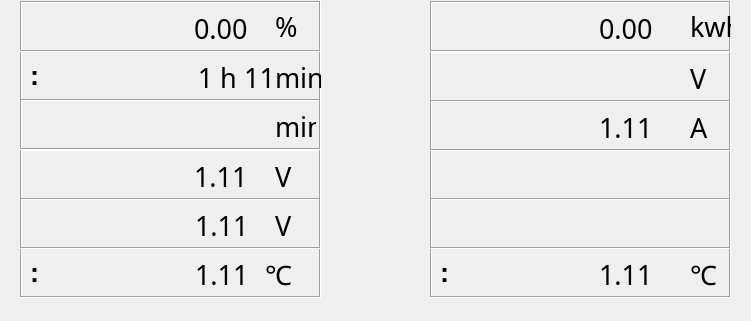
   <widget class="QFrame" name="frame_5">
    <property name="geometry">
     <rect>
      <x>26</x>
      <y>140</y>
      <width>751</width>
      <height>321</height>
     </rect>
    </property>
    <property name="font">
     <font>
      <pointsize>20</pointsize>
     </font>
    </property>
    <property name="styleSheet">
     <string notr="true">background-image: url(:/background/qrc/background/back.png);</string>
    </property>
    <property name="frameShape">
     <enum>QFrame::NoFrame</enum>
    </property>
    <property name="frameShadow">
     <enum>QFrame::Raised</enum>
    </property>
    <widget class="QFrame" name="frame_3">
     <property name="geometry">
      <rect>
       <x>430</x>
       <y>51</y>
       <width>301</width>
       <height>51</height>
      </rect>
     </property>
     <property name="sizePolicy">
      <sizepolicy hsizetype="Ignored" vsizetype="Ignored">
       <horstretch>0</horstretch>
       <verstretch>0</verstretch>
      </sizepolicy>
     </property>
     <property name="minimumSize">
      <size>
       <width>13</width>
       <height>0</height>
      </size>
     </property>
     <property name="font">
      <font>
       <pointsize>24</pointsize>
       <weight>75</weight>
       <bold>true</bold>
       <kerning>true</kerning>
      </font>
     </property>
     <property name="autoFillBackground">
      <bool>false</bool>
     </property>
     <property name="styleSheet">
      <string notr="true">background-image: url(:/background/qrc/background/back.png);
 </string>
     </property>
     <property name="frameShape">
      <enum>QFrame::Box</enum>
     </property>
     <property name="frameShadow">
      <enum>QFrame::Sunken</enum>
     </property>
     <widget class="QLabel" name="lbl_output_voltage">
      <property name="geometry">
       <rect>
        <x>169</x>
        <y>12</y>
        <width>81</width>
        <height>31</height>
       </rect>
      </property>
      <property name="font">
       <font>
        <family>Courier 10 Pitch</family>
        <pointsize>20</pointsize>
        <weight>50</weight>
        <italic>false</italic>
        <bold>false</bold>
        <kerning>true</kerning>
       </font>
      </property>
      <property name="frameShape">
       <enum>QFrame::NoFrame</enum>
      </property>
      <property name="text">
       <string/>
      </property>
     </widget>
     <widget class="QLabel" name="lbl_">
      <property name="geometry">
       <rect>
        <x>260</x>
        <y>12</y>
        <width>31</width>
        <height>31</height>
       </rect>
      </property>
      <property name="font">
       <font>
        <family>Courier 10 Pitch</family>
        <pointsize>20</pointsize>
        <weight>50</weight>
        <italic>false</italic>
        <bold>false</bold>
        <kerning>true</kerning>
       </font>
      </property>
      <property name="text">
       <string>V</string>
      </property>
     </widget>
     <widget class="QLabel" name="label_volt">
      <property name="geometry">
       <rect>
        <x>10</x>
        <y>15</y>
        <width>111</width>
        <height>21</height>
       </rect>
      </property>
      <property name="font">
       <font>
        <pointsize>20</pointsize>
        <italic>false</italic>
       </font>
      </property>
      <property name="text">
       <string/>
      </property>
     </widget>
    </widget>
    <widget class="QFrame" name="frame_9">
     <property name="geometry">
      <rect>
       <x>430</x>
       <y>1</y>
       <width>301</width>
       <height>51</height>
      </rect>
     </property>
     <property name="sizePolicy">
      <sizepolicy hsizetype="Ignored" vsizetype="Ignored">
       <horstretch>0</horstretch>
       <verstretch>0</verstretch>
      </sizepolicy>
     </property>
     <property name="minimumSize">
      <size>
       <width>13</width>
       <height>0</height>
      </size>
     </property>
     <property name="font">
      <font>
       <pointsize>24</pointsize>
       <weight>75</weight>
       <bold>true</bold>
       <kerning>true</kerning>
      </font>
     </property>
     <property name="autoFillBackground">
      <bool>false</bool>
     </property>
     <property name="styleSheet">
      <string notr="true">background-image: url(:/background/qrc/background/back.png);
 </string>
     </property>
     <property name="frameShape">
      <enum>QFrame::Box</enum>
     </property>
     <property name="frameShadow">
      <enum>QFrame::Sunken</enum>
     </property>
     <widget class="QLabel" name="lbl_caculate_energy">
      <property name="geometry">
       <rect>
        <x>169</x>
        <y>12</y>
        <width>81</width>
        <height>31</height>
       </rect>
      </property>
      <property name="font">
       <font>
        <family>Courier 10 Pitch</family>
        <pointsize>20</pointsize>
        <weight>50</weight>
        <italic>false</italic>
        <bold>false</bold>
        <kerning>true</kerning>
       </font>
      </property>
      <property name="frameShape">
       <enum>QFrame::NoFrame</enum>
      </property>
      <property name="text">
       <string>0.00</string>
      </property>
     </widget>
     <widget class="QLabel" name="lbl_caculate_energy_3">
      <property name="geometry">
       <rect>
        <x>260</x>
        <y>10</y>
        <width>51</width>
        <height>31</height>
       </rect>
      </property>
      <property name="font">
       <font>
        <family>Courier 10 Pitch</family>
        <pointsize>20</pointsize>
        <weight>50</weight>
        <italic>false</italic>
        <bold>false</bold>
        <kerning>true</kerning>
       </font>
      </property>
      <property name="text">
       <string>kwh</string>
      </property>
     </widget>
     <widget class="QLabel" name="label_energy">
      <property name="geometry">
       <rect>
        <x>10</x>
        <y>15</y>
        <width>121</width>
        <height>21</height>
       </rect>
      </property>
      <property name="font">
       <font>
        <pointsize>20</pointsize>
        <italic>false</italic>
       </font>
      </property>
      <property name="text">
       <string/>
      </property>
     </widget>
    </widget>
    <widget class="QFrame" name="frame_11">
     <property name="geometry">
      <rect>
       <x>20</x>
       <y>50</y>
       <width>301</width>
       <height>51</height>
      </rect>
     </property>
     <property name="sizePolicy">
      <sizepolicy hsizetype="Ignored" vsizetype="Ignored">
       <horstretch>0</horstretch>
       <verstretch>0</verstretch>
      </sizepolicy>
     </property>
     <property name="minimumSize">
      <size>
       <width>13</width>
       <height>0</height>
      </size>
     </property>
     <property name="font">
      <font>
       <pointsize>24</pointsize>
       <weight>75</weight>
       <bold>true</bold>
       <kerning>true</kerning>
      </font>
     </property>
     <property name="autoFillBackground">
      <bool>false</bool>
     </property>
     <property name="styleSheet">
      <string notr="true">background-image: url(:/background/qrc/background/back.png);
 </string>
     </property>
     <property name="frameShape">
      <enum>QFrame::Box</enum>
     </property>
     <property name="frameShadow">
      <enum>QFrame::Sunken</enum>
     </property>
     <widget class="QLabel" name="label_time">
      <property name="geometry">
       <rect>
        <x>10</x>
        <y>15</y>
        <width>141</width>
        <height>21</height>
       </rect>
      </property>
      <property name="font">
       <font>
        <pointsize>20</pointsize>
        <italic>false</italic>
       </font>
      </property>
      <property name="text">
       <string>:</string>
      </property>
     </widget>
     <widget class="QLabel" name="lbl_time_hour_3">
      <property name="geometry">
       <rect>
        <x>255</x>
        <y>12</y>
        <width>51</width>
        <height>31</height>
       </rect>
      </property>
      <property name="font">
       <font>
        <family>Courier 10 Pitch</family>
        <pointsize>20</pointsize>
        <weight>50</weight>
        <italic>false</italic>
        <bold>false</bold>
        <kerning>true</kerning>
       </font>
      </property>
      <property name="text">
       <string>min</string>
      </property>
     </widget>
     <widget class="QLabel" name="lbl_time_hour">
      <property name="geometry">
       <rect>
        <x>170</x>
        <y>12</y>
        <width>31</width>
        <height>31</height>
       </rect>
      </property>
      <property name="font">
       <font>
        <family>Courier 10 Pitch</family>
        <pointsize>20</pointsize>
        <weight>50</weight>
        <italic>false</italic>
        <bold>false</bold>
        <kerning>true</kerning>
       </font>
      </property>
      <property name="frameShape">
       <enum>QFrame::NoFrame</enum>
      </property>
      <property name="text">
       <string>1</string>
      </property>
      <property name="alignment">
       <set>Qt::AlignCenter</set>
      </property>
     </widget>
     <widget class="QLabel" name="lbl_time_hour_2">
      <property name="geometry">
       <rect>
        <x>200</x>
        <y>12</y>
        <width>31</width>
        <height>31</height>
       </rect>
      </property>
      <property name="font">
       <font>
        <family>Courier 10 Pitch</family>
        <pointsize>20</pointsize>
        <weight>50</weight>
        <italic>false</italic>
        <bold>false</bold>
        <kerning>true</kerning>
       </font>
      </property>
      <property name="text">
       <string>h</string>
      </property>
     </widget>
     <widget class="QLabel" name="lbl_time_min">
      <property name="geometry">
       <rect>
        <x>224</x>
        <y>12</y>
        <width>31</width>
        <height>31</height>
       </rect>
      </property>
      <property name="font">
       <font>
        <family>Courier 10 Pitch</family>
        <pointsize>20</pointsize>
        <weight>50</weight>
        <italic>false</italic>
        <bold>false</bold>
        <kerning>true</kerning>
       </font>
      </property>
      <property name="frameShape">
       <enum>QFrame::NoFrame</enum>
      </property>
      <property name="text">
       <string>11</string>
      </property>
      <property name="alignment">
       <set>Qt::AlignCenter</set>
      </property>
     </widget>
    </widget>
    <widget class="QFrame" name="frame_12">
     <property name="geometry">
      <rect>
       <x>430</x>
       <y>149</y>
       <width>301</width>
       <height>51</height>
      </rect>
     </property>
     <property name="sizePolicy">
      <sizepolicy hsizetype="Ignored" vsizetype="Ignored">
       <horstretch>0</horstretch>
       <verstretch>0</verstretch>
      </sizepolicy>
     </property>
     <property name="minimumSize">
      <size>
       <width>13</width>
       <height>0</height>
      </size>
     </property>
     <property name="font">
      <font>
       <pointsize>24</pointsize>
       <weight>75</weight>
       <bold>true</bold>
       <kerning>true</kerning>
      </font>
     </property>
     <property name="autoFillBackground">
      <bool>false</bool>
     </property>
     <property name="styleSheet">
      <string notr="true">background-image: url(:/background/qrc/background/back.png);
 </string>
     </property>
     <property name="frameShape">
      <enum>QFrame::Box</enum>
     </property>
     <property name="frameShadow">
      <enum>QFrame::Sunken</enum>
     </property>
     <widget class="QLabel" name="label_state">
      <property name="geometry">
       <rect>
        <x>10</x>
        <y>15</y>
        <width>91</width>
        <height>21</height>
       </rect>
      </property>
      <property name="font">
       <font>
        <pointsize>20</pointsize>
        <italic>false</italic>
       </font>
      </property>
      <property name="text">
       <string/>
      </property>
     </widget>
     <widget class="QLabel" name="lbl_chg_cur_stat">
      <property name="geometry">
       <rect>
        <x>170</x>
        <y>15</y>
        <width>121</width>
        <height>21</height>
       </rect>
      </property>
      <property name="font">
       <font>
        <pointsize>18</pointsize>
        <italic>false</italic>
       </font>
      </property>
      <property name="frameShape">
       <enum>QFrame::NoFrame</enum>
      </property>
      <property name="text">
       <string/>
      </property>
      <property name="alignment">
       <set>Qt::AlignLeading|Qt::AlignLeft|Qt::AlignVCenter</set>
      </property>
     </widget>
    </widget>
    <widget class="QFrame" name="frame_6">
     <property name="geometry">
      <rect>
       <x>430</x>
       <y>100</y>
       <width>301</width>
       <height>51</height>
      </rect>
     </property>
     <property name="sizePolicy">
      <sizepolicy hsizetype="Ignored" vsizetype="Ignored">
       <horstretch>0</horstretch>
       <verstretch>0</verstretch>
      </sizepolicy>
     </property>
     <property name="minimumSize">
      <size>
       <width>13</width>
       <height>0</height>
      </size>
     </property>
     <property name="font">
      <font>
       <pointsize>24</pointsize>
       <weight>75</weight>
       <bold>true</bold>
       <kerning>true</kerning>
      </font>
     </property>
     <property name="autoFillBackground">
      <bool>false</bool>
     </property>
     <property name="styleSheet">
      <string notr="true">background-image: url(:/background/qrc/background/back.png);
 </string>
     </property>
     <property name="frameShape">
      <enum>QFrame::Box</enum>
     </property>
     <property name="frameShadow">
      <enum>QFrame::Sunken</enum>
     </property>
     <widget class="QLabel" name="lbl_ouput_current">
      <property name="geometry">
       <rect>
        <x>169</x>
        <y>12</y>
        <width>81</width>
        <height>31</height>
       </rect>
      </property>
      <property name="font">
       <font>
        <family>Courier 10 Pitch</family>
        <pointsize>20</pointsize>
        <weight>50</weight>
        <italic>false</italic>
        <bold>false</bold>
        <kerning>true</kerning>
       </font>
      </property>
      <property name="frameShape">
       <enum>QFrame::NoFrame</enum>
      </property>
      <property name="text">
       <string>1.11</string>
      </property>
     </widget>
     <widget class="QLabel" name="label_card_sn_16">
      <property name="geometry">
       <rect>
        <x>260</x>
        <y>12</y>
        <width>31</width>
        <height>31</height>
       </rect>
      </property>
      <property name="font">
       <font>
        <family>Courier 10 Pitch</family>
        <pointsize>20</pointsize>
        <weight>50</weight>
        <italic>false</italic>
        <bold>false</bold>
        <kerning>true</kerning>
       </font>
      </property>
      <property name="text">
       <string>A</string>
      </property>
     </widget>
     <widget class="QLabel" name="label_current">
      <property name="geometry">
       <rect>
        <x>10</x>
        <y>15</y>
        <width>131</width>
        <height>21</height>
       </rect>
      </property>
      <property name="font">
       <font>
        <pointsize>20</pointsize>
        <italic>false</italic>
       </font>
      </property>
      <property name="text">
       <string/>
      </property>
     </widget>
    </widget>
    <widget class="QLabel" name="label_equipment">
     <property name="geometry">
      <rect>
       <x>20</x>
       <y>230</y>
       <width>141</width>
       <height>21</height>
      </rect>
     </property>
     <property name="font">
      <font>
       <pointsize>20</pointsize>
       <italic>false</italic>
      </font>
     </property>
     <property name="text">
      <string/>
     </property>
    </widget>
    <widget class="QFrame" name="frame_13">
     <property name="geometry">
      <rect>
       <x>430</x>
       <y>247</y>
       <width>301</width>
       <height>51</height>
      </rect>
     </property>
     <property name="sizePolicy">
      <sizepolicy hsizetype="Ignored" vsizetype="Ignored">
       <horstretch>0</horstretch>
       <verstretch>0</verstretch>
      </sizepolicy>
     </property>
     <property name="minimumSize">
      <size>
       <width>13</width>
       <height>0</height>
      </size>
     </property>
     <property name="font">
      <font>
       <pointsize>24</pointsize>
       <weight>75</weight>
       <bold>true</bold>
       <kerning>true</kerning>
      </font>
     </property>
     <property name="autoFillBackground">
      <bool>false</bool>
     </property>
     <property name="styleSheet">
      <string notr="true">background-image: url(:/background/qrc/background/back.png);
 </string>
     </property>
     <property name="frameShape">
      <enum>QFrame::Box</enum>
     </property>
     <property name="frameShadow">
      <enum>QFrame::Sunken</enum>
     </property>
     <widget class="QLabel" name="label_moudletemp">
      <property name="geometry">
       <rect>
        <x>10</x>
        <y>15</y>
        <width>151</width>
        <height>21</height>
       </rect>
      </property>
      <property name="font">
       <font>
        <pointsize>20</pointsize>
        <italic>false</italic>
       </font>
      </property>
      <property name="text">
       <string>:</string>
      </property>
     </widget>
     <widget class="QLabel" name="lbl_time_hour_6">
      <property name="geometry">
       <rect>
        <x>260</x>
        <y>12</y>
        <width>31</width>
        <height>31</height>
       </rect>
      </property>
      <property name="font">
       <font>
        <family>Courier 10 Pitch</family>
        <pointsize>20</pointsize>
        <weight>50</weight>
        <italic>false</italic>
        <bold>false</bold>
        <kerning>true</kerning>
       </font>
      </property>
      <property name="text">
       <string>℃</string>
      </property>
     </widget>
     <widget class="QLabel" name="lbl_h_moudle">
      <property name="geometry">
       <rect>
        <x>169</x>
        <y>12</y>
        <width>81</width>
        <height>31</height>
       </rect>
      </property>
      <property name="font">
       <font>
        <family>Courier 10 Pitch</family>
        <pointsize>20</pointsize>
        <weight>50</weight>
        <italic>false</italic>
        <bold>false</bold>
        <kerning>true</kerning>
       </font>
      </property>
      <property name="frameShape">
       <enum>QFrame::NoFrame</enum>
      </property>
      <property name="text">
       <string>1.11</string>
      </property>
     </widget>
    </widget>
    <widget class="QFrame" name="frame_7">
     <property name="geometry">
      <rect>
       <x>20</x>
       <y>149</y>
       <width>301</width>
       <height>51</height>
      </rect>
     </property>
     <property name="sizePolicy">
      <sizepolicy hsizetype="Ignored" vsizetype="Ignored">
       <horstretch>0</horstretch>
       <verstretch>0</verstretch>
      </sizepolicy>
     </property>
     <property name="minimumSize">
      <size>
       <width>13</width>
       <height>0</height>
      </size>
     </property>
     <property name="font">
      <font>
       <pointsize>24</pointsize>
       <weight>75</weight>
       <bold>true</bold>
       <kerning>true</kerning>
      </font>
     </property>
     <property name="autoFillBackground">
      <bool>false</bool>
     </property>
     <property name="styleSheet">
      <string notr="true">background-image: url(:/background/qrc/background/back.png);
 </string>
     </property>
     <property name="frameShape">
      <enum>QFrame::Box</enum>
     </property>
     <property name="frameShadow">
      <enum>QFrame::Sunken</enum>
     </property>
     <widget class="QLabel" name="lbl_h_volt">
      <property name="geometry">
       <rect>
        <x>174</x>
        <y>12</y>
        <width>81</width>
        <height>31</height>
       </rect>
      </property>
      <property name="font">
       <font>
        <family>Courier 10 Pitch</family>
        <pointsize>20</pointsize>
        <weight>50</weight>
        <italic>false</italic>
        <bold>false</bold>
        <kerning>true</kerning>
       </font>
      </property>
      <property name="frameShape">
       <enum>QFrame::NoFrame</enum>
      </property>
      <property name="text">
       <string>1.11</string>
      </property>
     </widget>
     <widget class="QLabel" name="label_card_sn_17">
      <property name="geometry">
       <rect>
        <x>255</x>
        <y>12</y>
        <width>31</width>
        <height>31</height>
       </rect>
      </property>
      <property name="font">
       <font>
        <family>Courier 10 Pitch</family>
        <pointsize>20</pointsize>
        <weight>50</weight>
        <italic>false</italic>
        <bold>false</bold>
        <kerning>true</kerning>
       </font>
      </property>
      <property name="text">
       <string>V</string>
      </property>
     </widget>
     <widget class="QLabel" name="label_highvlot">
      <property name="geometry">
       <rect>
        <x>10</x>
        <y>15</y>
        <width>141</width>
        <height>21</height>
       </rect>
      </property>
      <property name="font">
       <font>
        <pointsize>20</pointsize>
        <italic>false</italic>
       </font>
      </property>
      <property name="text">
       <string/>
      </property>
     </widget>
    </widget>
    <widget class="QFrame" name="frame_10">
     <property name="geometry">
      <rect>
       <x>20</x>
       <y>1</y>
       <width>301</width>
       <height>51</height>
      </rect>
     </property>
     <property name="sizePolicy">
      <sizepolicy hsizetype="Ignored" vsizetype="Ignored">
       <horstretch>0</horstretch>
       <verstretch>0</verstretch>
      </sizepolicy>
     </property>
     <property name="minimumSize">
      <size>
       <width>13</width>
       <height>0</height>
      </size>
     </property>
     <property name="font">
      <font>
       <pointsize>24</pointsize>
       <weight>75</weight>
       <bold>true</bold>
       <kerning>true</kerning>
      </font>
     </property>
     <property name="autoFillBackground">
      <bool>false</bool>
     </property>
     <property name="styleSheet">
      <string notr="true">background-image: url(:/background/qrc/background/back.png);
 </string>
     </property>
     <property name="frameShape">
      <enum>QFrame::Box</enum>
     </property>
     <property name="frameShadow">
      <enum>QFrame::Sunken</enum>
     </property>
     <widget class="QLabel" name="lbl_current_soc">
      <property name="geometry">
       <rect>
        <x>174</x>
        <y>12</y>
        <width>81</width>
        <height>31</height>
       </rect>
      </property>
      <property name="font">
       <font>
        <family>Courier 10 Pitch</family>
        <pointsize>20</pointsize>
        <weight>50</weight>
        <italic>false</italic>
        <bold>false</bold>
        <kerning>true</kerning>
       </font>
      </property>
      <property name="frameShape">
       <enum>QFrame::NoFrame</enum>
      </property>
      <property name="text">
       <string>0.00</string>
      </property>
     </widget>
     <widget class="QLabel" name="lbl_caculate_energy_4">
      <property name="geometry">
       <rect>
        <x>255</x>
        <y>10</y>
        <width>51</width>
        <height>31</height>
       </rect>
      </property>
      <property name="font">
       <font>
        <family>Courier 10 Pitch</family>
        <pointsize>20</pointsize>
        <weight>50</weight>
        <italic>false</italic>
        <bold>false</bold>
        <kerning>true</kerning>
       </font>
      </property>
      <property name="text">
       <string>%</string>
      </property>
     </widget>
     <widget class="QLabel" name="label_soc">
      <property name="geometry">
       <rect>
        <x>10</x>
        <y>15</y>
        <width>121</width>
        <height>21</height>
       </rect>
      </property>
      <property name="font">
       <font>
        <pointsize>20</pointsize>
        <italic>false</italic>
       </font>
      </property>
      <property name="text">
       <string/>
      </property>
     </widget>
    </widget>
    <widget class="QFrame" name="frame_14">
     <property name="geometry">
      <rect>
       <x>20</x>
       <y>247</y>
       <width>301</width>
       <height>51</height>
      </rect>
     </property>
     <property name="sizePolicy">
      <sizepolicy hsizetype="Ignored" vsizetype="Ignored">
       <horstretch>0</horstretch>
       <verstretch>0</verstretch>
      </sizepolicy>
     </property>
     <property name="minimumSize">
      <size>
       <width>13</width>
       <height>0</height>
      </size>
     </property>
     <property name="font">
      <font>
       <pointsize>24</pointsize>
       <weight>75</weight>
       <bold>true</bold>
       <kerning>true</kerning>
      </font>
     </property>
     <property name="autoFillBackground">
      <bool>false</bool>
     </property>
     <property name="styleSheet">
      <string notr="true">background-image: url(:/background/qrc/background/back.png);
 </string>
     </property>
     <property name="frameShape">
      <enum>QFrame::Box</enum>
     </property>
     <property name="frameShadow">
      <enum>QFrame::Sunken</enum>
     </property>
     <widget class="QLabel" name="label_hightemp">
      <property name="geometry">
       <rect>
        <x>10</x>
        <y>15</y>
        <width>141</width>
        <height>21</height>
       </rect>
      </property>
      <property name="font">
       <font>
        <pointsize>20</pointsize>
        <italic>false</italic>
       </font>
      </property>
      <property name="text">
       <string>:</string>
      </property>
     </widget>
     <widget class="QLabel" name="lbl_time_hour_7">
      <property name="geometry">
       <rect>
        <x>245</x>
        <y>12</y>
        <width>31</width>
        <height>31</height>
       </rect>
      </property>
      <property name="font">
       <font>
        <family>Courier 10 Pitch</family>
        <pointsize>20</pointsize>
        <weight>50</weight>
        <italic>false</italic>
        <bold>false</bold>
        <kerning>true</kerning>
       </font>
      </property>
      <property name="text">
       <string>℃</string>
      </property>
     </widget>
     <widget class="QLabel" name="lbl_h_temp">
      <property name="geometry">
       <rect>
        <x>175</x>
        <y>12</y>
        <width>81</width>
        <height>31</height>
       </rect>
      </property>
      <property name="font">
       <font>
        <family>Courier 10 Pitch</family>
        <pointsize>20</pointsize>
        <weight>50</weight>
        <italic>false</italic>
        <bold>false</bold>
        <kerning>true</kerning>
       </font>
      </property>
      <property name="frameShape">
       <enum>QFrame::NoFrame</enum>
      </property>
      <property name="text">
       <string>1.11</string>
      </property>
     </widget>
    </widget>
    <widget class="QFrame" name="frame_15">
     <property name="geometry">
      <rect>
       <x>20</x>
       <y>198</y>
       <width>301</width>
       <height>51</height>
      </rect>
     </property>
     <property name="sizePolicy">
      <sizepolicy hsizetype="Ignored" vsizetype="Ignored">
       <horstretch>0</horstretch>
       <verstretch>0</verstretch>
      </sizepolicy>
     </property>
     <property name="minimumSize">
      <size>
       <width>13</width>
       <height>0</height>
      </size>
     </property>
     <property name="font">
      <font>
       <pointsize>24</pointsize>
       <weight>75</weight>
       <bold>true</bold>
       <kerning>true</kerning>
      </font>
     </property>
     <property name="autoFillBackground">
      <bool>false</bool>
     </property>
     <property name="styleSheet">
      <string notr="true">background-image: url(:/background/qrc/background/back.png);
 </string>
     </property>
     <property name="frameShape">
      <enum>QFrame::Box</enum>
     </property>
     <property name="frameShadow">
      <enum>QFrame::Sunken</enum>
     </property>
     <widget class="QLabel" name="label_lowvolt">
      <property name="geometry">
       <rect>
        <x>10</x>
        <y>15</y>
        <width>141</width>
        <height>21</height>
       </rect>
      </property>
      <property name="font">
       <font>
        <pointsize>20</pointsize>
        <italic>false</italic>
       </font>
      </property>
      <property name="text">
       <string/>
      </property>
     </widget>
     <widget class="QLabel" name="label_card_sn_18">
      <property name="geometry">
       <rect>
        <x>255</x>
        <y>12</y>
        <width>31</width>
        <height>31</height>
       </rect>
      </property>
      <property name="font">
       <font>
        <family>Courier 10 Pitch</family>
        <pointsize>20</pointsize>
        <weight>50</weight>
        <italic>false</italic>
        <bold>false</bold>
        <kerning>true</kerning>
       </font>
      </property>
      <property name="text">
       <string>V</string>
      </property>
     </widget>
     <widget class="QLabel" name="lbl_l_volt">
      <property name="geometry">
       <rect>
        <x>175</x>
        <y>12</y>
        <width>81</width>
        <height>31</height>
       </rect>
      </property>
      <property name="font">
       <font>
        <family>Courier 10 Pitch</family>
        <pointsize>20</pointsize>
        <weight>50</weight>
        <italic>false</italic>
        <bold>false</bold>
        <kerning>true</kerning>
       </font>
      </property>
      <property name="frameShape">
       <enum>QFrame::NoFrame</enum>
      </property>
      <property name="text">
       <string>1.11</string>
      </property>
     </widget>
    </widget>
    <widget class="QFrame" name="frame_16">
     <property name="geometry">
      <rect>
       <x>430</x>
       <y>198</y>
       <width>301</width>
       <height>51</height>
      </rect>
     </property>
     <property name="sizePolicy">
      <sizepolicy hsizetype="Ignored" vsizetype="Ignored">
       <horstretch>0</horstretch>
       <verstretch>0</verstretch>
      </sizepolicy>
     </property>
     <property name="minimumSize">
      <size>
       <width>13</width>
       <height>0</height>
      </size>
     </property>
     <property name="font">
      <font>
       <pointsize>24</pointsize>
       <weight>75</weight>
       <bold>true</bold>
       <kerning>true</kerning>
      </font>
     </property>
     <property name="autoFillBackground">
      <bool>false</bool>
     </property>
     <property name="styleSheet">
      <string notr="true">background-image: url(:/background/qrc/background/back.png);
 </string>
     </property>
     <property name="frameShape">
      <enum>QFrame::Box</enum>
     </property>
     <property name="frameShadow">
      <enum>QFrame::Sunken</enum>
     </property>
     <widget class="QLabel" name="label_state_2">
      <property name="geometry">
       <rect>
        <x>10</x>
        <y>15</y>
        <width>91</width>
        <height>21</height>
       </rect>
      </property>
      <property name="font">
       <font>
        <pointsize>20</pointsize>
        <italic>false</italic>
       </font>
      </property>
      <property name="text">
       <string/>
      </property>
     </widget>
     <widget class="QLabel" name="label_14">
      <property name="geometry">
       <rect>
        <x>170</x>
        <y>15</y>
        <width>121</width>
        <height>21</height>
       </rect>
      </property>
      <property name="font">
       <font>
        <pointsize>18</pointsize>
        <italic>false</italic>
       </font>
      </property>
      <property name="frameShape">
       <enum>QFrame::NoFrame</enum>
      </property>
      <property name="text">
       <string/>
      </property>
      <property name="alignment">
       <set>Qt::AlignLeading|Qt::AlignLeft|Qt::AlignVCenter</set>
      </property>
     </widget>
    </widget>
    <widget class="QFrame" name="frame_8">
     <property name="geometry">
      <rect>
       <x>20</x>
       <y>99</y>
       <width>301</width>
       <height>51</height>
      </rect>
     </property>
     <property name="sizePolicy">
      <sizepolicy hsizetype="Ignored" vsizetype="Ignored">
       <horstretch>0</horstretch>
       <verstretch>0</verstretch>
      </sizepolicy>
     </property>
     <property name="minimumSize">
      <size>
       <width>13</width>
       <height>0</height>
      </size>
     </property>
     <property name="font">
      <font>
       <pointsize>24</pointsize>
       <weight>75</weight>
       <bold>true</bold>
       <kerning>true</kerning>
      </font>
     </property>
     <property name="autoFillBackground">
      <bool>false</bool>
     </property>
     <property name="styleSheet">
      <string notr="true">background-image: url(:/background/qrc/background/back.png);
 </string>
     </property>
     <property name="frameShape">
      <enum>QFrame::Box</enum>
     </property>
     <property name="frameShadow">
      <enum>QFrame::Sunken</enum>
     </property>
     <widget class="QLabel" name="lbl_left_time">
      <property name="geometry">
       <rect>
        <x>174</x>
        <y>12</y>
        <width>81</width>
        <height>31</height>
       </rect>
      </property>
      <property name="font">
       <font>
        <family>Courier 10 Pitch</family>
        <pointsize>20</pointsize>
        <weight>50</weight>
        <italic>false</italic>
        <bold>false</bold>
        <kerning>true</kerning>
       </font>
      </property>
      <property name="frameShape">
       <enum>QFrame::NoFrame</enum>
      </property>
      <property name="text">
       <string/>
      </property>
     </widget>
     <widget class="QLabel" name="lbl_1">
      <property name="geometry">
       <rect>
        <x>255</x>
        <y>12</y>
        <width>41</width>
        <height>31</height>
       </rect>
      </property>
      <property name="font">
       <font>
        <family>Courier 10 Pitch</family>
        <pointsize>20</pointsize>
        <weight>50</weight>
        <italic>false</italic>
        <bold>false</bold>
        <kerning>true</kerning>
       </font>
      </property>
      <property name="text">
       <string>min</string>
      </property>
     </widget>
     <widget class="QLabel" name="label_lefttime">
      <property name="geometry">
       <rect>
        <x>10</x>
        <y>15</y>
        <width>141</width>
        <height>21</height>
       </rect>
      </property>
      <property name="font">
       <font>
        <pointsize>20</pointsize>
        <italic>false</italic>
       </font>
      </property>
      <property name="text">
       <string/>
      </property>
     </widget>
    </widget>
   </widget>
